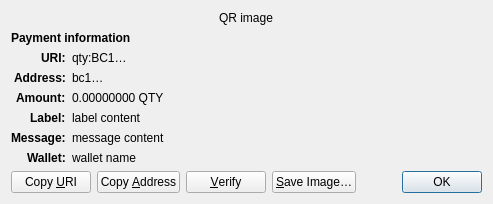
<?xml version="1.0" encoding="UTF-8"?>
<ui version="4.0">
 <class>ReceiveRequestDialog</class>
 <widget class="QDialog" name="ReceiveRequestDialog">
  <property name="geometry">
   <rect>
    <x>0</x>
    <y>0</y>
    <width>413</width>
    <height>229</height>
   </rect>
  </property>
  <property name="windowTitle">
   <string>Request payment to …</string>
  </property>
  <layout class="QGridLayout" name="gridLayout" columnstretch="0,1">
   <property name="sizeConstraint">
    <enum>QLayout::SetFixedSize</enum>
   </property>
   <item row="0" column="0" colspan="2" alignment="Qt::AlignHCenter">
    <widget class="QRImageWidget" name="qr_code">
     <property name="text">
      <string notr="true">QR image</string>
     </property>
     <property name="textInteractionFlags">
      <set>Qt::NoTextInteraction</set>
     </property>
    </widget>
   </item>
   <item row="1" column="0" colspan="2">
    <widget class="QLabel" name="payment_header">
     <property name="font">
      <font>
       <weight>75</weight>
       <bold>true</bold>
      </font>
     </property>
     <property name="text">
      <string>Payment information</string>
     </property>
     <property name="textInteractionFlags">
      <set>Qt::NoTextInteraction</set>
     </property>
    </widget>
   </item>
   <item row="2" column="0" alignment="Qt::AlignRight|Qt::AlignTop">
    <widget class="QLabel" name="uri_tag">
     <property name="font">
      <font>
       <weight>75</weight>
       <bold>true</bold>
      </font>
     </property>
     <property name="text">
      <string notr="true">URI:</string>
     </property>
     <property name="textFormat">
      <enum>Qt::PlainText</enum>
     </property>
     <property name="textInteractionFlags">
      <set>Qt::NoTextInteraction</set>
     </property>
    </widget>
   </item>
   <item row="2" column="1" alignment="Qt::AlignTop">
    <widget class="QLabel" name="uri_content">
     <property name="text">
      <string notr="true">qty:BC1…</string>
     </property>
     <property name="textFormat">
      <enum>Qt::RichText</enum>
     </property>
     <property name="wordWrap">
      <bool>true</bool>
     </property>
     <property name="textInteractionFlags">
      <set>Qt::TextSelectableByMouse</set>
     </property>
    </widget>
   </item>
   <item row="3" column="0" alignment="Qt::AlignRight|Qt::AlignTop">
    <widget class="QLabel" name="address_tag">
     <property name="font">
      <font>
       <weight>75</weight>
       <bold>true</bold>
      </font>
     </property>
     <property name="text">
      <string>Address:</string>
     </property>
     <property name="textInteractionFlags">
      <set>Qt::NoTextInteraction</set>
     </property>
    </widget>
   </item>
   <item row="3" column="1" alignment="Qt::AlignTop">
    <widget class="QLabel" name="address_content">
     <property name="text">
      <string notr="true">bc1…</string>
     </property>
     <property name="textFormat">
      <enum>Qt::PlainText</enum>
     </property>
     <property name="textInteractionFlags">
      <set>Qt::TextSelectableByMouse</set>
     </property>
    </widget>
   </item>
   <item row="4" column="0" alignment="Qt::AlignRight|Qt::AlignTop">
    <widget class="QLabel" name="amount_tag">
     <property name="font">
      <font>
       <weight>75</weight>
       <bold>true</bold>
      </font>
     </property>
     <property name="text">
      <string>Amount:</string>
     </property>
     <property name="textInteractionFlags">
      <set>Qt::NoTextInteraction</set>
     </property>
    </widget>
   </item>
   <item row="4" column="1" alignment="Qt::AlignTop">
    <widget class="QLabel" name="amount_content">
     <property name="text">
      <string notr="true">0.00000000 QTY</string>
     </property>
     <property name="textFormat">
      <enum>Qt::PlainText</enum>
     </property>
     <property name="textInteractionFlags">
      <set>Qt::TextSelectableByMouse</set>
     </property>
    </widget>
   </item>
   <item row="5" column="0" alignment="Qt::AlignRight|Qt::AlignTop">
    <widget class="QLabel" name="label_tag">
     <property name="font">
      <font>
       <weight>75</weight>
       <bold>true</bold>
      </font>
     </property>
     <property name="text">
      <string>Label:</string>
     </property>
     <property name="textInteractionFlags">
      <set>Qt::NoTextInteraction</set>
     </property>
    </widget>
   </item>
   <item row="5" column="1" alignment="Qt::AlignTop">
    <widget class="QLabel" name="label_content">
     <property name="text">
      <string notr="true">label content</string>
     </property>
     <property name="textFormat">
      <enum>Qt::PlainText</enum>
     </property>
     <property name="wordWrap">
      <bool>true</bool>
     </property>
     <property name="textInteractionFlags">
      <set>Qt::TextSelectableByMouse</set>
     </property>
    </widget>
   </item>
   <item row="6" column="0" alignment="Qt::AlignRight|Qt::AlignTop">
    <widget class="QLabel" name="message_tag">
     <property name="font">
      <font>
       <weight>75</weight>
       <bold>true</bold>
      </font>
     </property>
     <property name="text">
      <string>Message:</string>
     </property>
     <property name="textInteractionFlags">
      <set>Qt::NoTextInteraction</set>
     </property>
    </widget>
   </item>
   <item row="6" column="1" alignment="Qt::AlignTop">
    <widget class="QLabel" name="message_content">
     <property name="text">
      <string notr="true">message content</string>
     </property>
     <property name="textFormat">
      <enum>Qt::PlainText</enum>
     </property>
     <property name="wordWrap">
      <bool>true</bool>
     </property>
     <property name="textInteractionFlags">
      <set>Qt::TextSelectableByMouse</set>
     </property>
    </widget>
   </item>
   <item row="7" column="0" alignment="Qt::AlignRight|Qt::AlignTop">
    <widget class="QLabel" name="wallet_tag">
     <property name="font">
      <font>
       <weight>75</weight>
       <bold>true</bold>
      </font>
     </property>
     <property name="text">
      <string>Wallet:</string>
     </property>
     <property name="textInteractionFlags">
      <set>Qt::NoTextInteraction</set>
     </property>
    </widget>
   </item>
   <item row="7" column="1" alignment="Qt::AlignTop">
    <widget class="QLabel" name="wallet_content">
     <property name="text">
      <string notr="true">wallet name</string>
     </property>
     <property name="textFormat">
      <enum>Qt::PlainText</enum>
     </property>
     <property name="wordWrap">
      <bool>true</bool>
     </property>
     <property name="textInteractionFlags">
      <set>Qt::TextSelectableByMouse</set>
     </property>
    </widget>
   </item>
   <item row="8" column="0" colspan="2">
    <layout class="QHBoxLayout" name="horizontalLayout">
     <item>
      <widget class="QPushButton" name="btnCopyURI">
       <property name="text">
        <string>Copy &amp;URI</string>
       </property>
       <property name="autoDefault">
        <bool>false</bool>
       </property>
      </widget>
     </item>
     <item>
      <widget class="QPushButton" name="btnCopyAddress">
       <property name="text">
        <string>Copy &amp;Address</string>
       </property>
       <property name="autoDefault">
        <bool>false</bool>
       </property>
      </widget>
     </item>
     <item>
      <widget class="QPushButton" name="btnVerify">
       <property name="text">
        <string>&amp;Verify</string>
       </property>
       <property name="toolTip">
        <string>Verify this address on e.g. a hardware wallet screen</string>
       </property>
       <property name="autoDefault">
        <bool>false</bool>
       </property>
      </widget>
     </item>
     <item>
      <widget class="QPushButton" name="btnSaveAs">
       <property name="text">
        <string>&amp;Save Image…</string>
       </property>
       <property name="autoDefault">
        <bool>false</bool>
       </property>
      </widget>
     </item>
     <item>
      <spacer name="horizontalSpacer_2">
       <property name="orientation">
        <enum>Qt::Horizontal</enum>
       </property>
       <property name="sizeHint" stdset="0">
        <size>
         <width>40</width>
         <height>20</height>
        </size>
       </property>
      </spacer>
     </item>
     <item>
      <widget class="QDialogButtonBox" name="buttonBox">
       <property name="focusPolicy">
        <enum>Qt::StrongFocus</enum>
       </property>
       <property name="standardButtons">
        <set>QDialogButtonBox::Ok</set>
       </property>
      </widget>
     </item>
    </layout>
   </item>
  </layout>
 </widget>
 <customwidgets>
  <customwidget>
   <class>QRImageWidget</class>
   <extends>QLabel</extends>
   <header>qt/qrimagewidget.h</header>
  </customwidget>
 </customwidgets>
 <tabstops>
  <tabstop>buttonBox</tabstop>
  <tabstop>btnCopyURI</tabstop>
  <tabstop>btnCopyAddress</tabstop>
  <tabstop>btnSaveAs</tabstop>
 </tabstops>
 <resources/>
 <connections>
  <connection>
   <sender>buttonBox</sender>
   <signal>accepted()</signal>
   <receiver>ReceiveRequestDialog</receiver>
   <slot>accept()</slot>
   <hints>
    <hint type="sourcelabel">
     <x>135</x>
     <y>230</y>
    </hint>
    <hint type="destinationlabel">
     <x>135</x>
     <y>126</y>
    </hint>
   </hints>
  </connection>
 </connections>
</ui>
